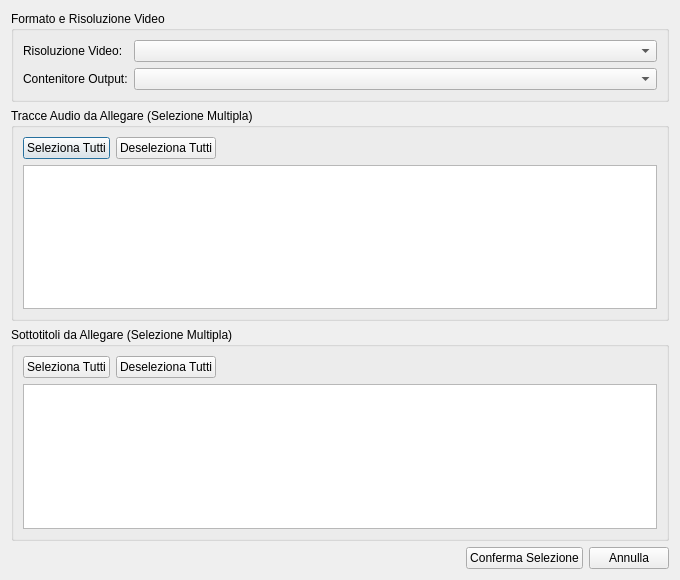
<?xml version="1.0" encoding="UTF-8"?>
<ui version="4.0">
 <class>MediaAnalyzerDialog</class>
 <widget class="QDialog" name="MediaAnalyzerDialog">
  <property name="geometry">
   <rect>
    <x>0</x>
    <y>0</y>
    <width>680</width>
    <height>580</height>
   </rect>
  </property>
  <property name="windowTitle">
   <string>Analisi e Selezione Tracce Media</string>
  </property>
  <layout class="QVBoxLayout" name="verticalLayout">
   <item>
    <widget class="QGroupBox" name="grpVideo">
     <property name="title">
      <string>Formato e Risoluzione Video</string>
     </property>
     <layout class="QFormLayout" name="formLayout">
      <item row="0" column="0">
       <widget class="QLabel" name="lblResolution">
        <property name="text">
         <string>Risoluzione Video:</string>
        </property>
       </widget>
      </item>
      <item row="0" column="1">
       <widget class="QComboBox" name="comboResolution"/>
      </item>
      <item row="1" column="0">
       <widget class="QLabel" name="lblContainer">
        <property name="text">
         <string>Contenitore Output:</string>
        </property>
       </widget>
      </item>
      <item row="1" column="1">
       <widget class="QComboBox" name="comboContainer"/>
      </item>
     </layout>
    </widget>
   </item>
   <item>
    <widget class="QGroupBox" name="grpAudio">
     <property name="title">
      <string>Tracce Audio da Allegare (Selezione Multipla)</string>
     </property>
     <layout class="QVBoxLayout" name="vLayoutAudio">
      <item>
       <layout class="QHBoxLayout" name="hLayoutAudioBtns">
        <item>
         <widget class="QPushButton" name="btnSelectAllAudio">
          <property name="text">
           <string>Seleziona Tutti</string>
          </property>
         </widget>
        </item>
        <item>
         <widget class="QPushButton" name="btnDeselectAllAudio">
          <property name="text">
           <string>Deseleziona Tutti</string>
          </property>
         </widget>
        </item>
        <item>
         <spacer name="audioBtnSpacer">
          <property name="orientation">
           <enum>Qt::Horizontal</enum>
          </property>
          <property name="sizeHint" stdset="0">
           <size>
            <width>40</width>
            <height>20</height>
           </size>
          </property>
         </spacer>
        </item>
       </layout>
      </item>
      <item>
       <widget class="QListWidget" name="listAudioTracks"/>
      </item>
     </layout>
    </widget>
   </item>
   <item>
    <widget class="QGroupBox" name="grpSubs">
     <property name="title">
      <string>Sottotitoli da Allegare (Selezione Multipla)</string>
     </property>
     <layout class="QVBoxLayout" name="vLayoutSubs">
      <item>
       <layout class="QHBoxLayout" name="hLayoutSubBtns">
        <item>
         <widget class="QPushButton" name="btnSelectAllSubs">
          <property name="text">
           <string>Seleziona Tutti</string>
          </property>
         </widget>
        </item>
        <item>
         <widget class="QPushButton" name="btnDeselectAllSubs">
          <property name="text">
           <string>Deseleziona Tutti</string>
          </property>
         </widget>
        </item>
        <item>
         <spacer name="subBtnSpacer">
          <property name="orientation">
           <enum>Qt::Horizontal</enum>
          </property>
          <property name="sizeHint" stdset="0">
           <size>
            <width>40</width>
            <height>20</height>
           </size>
          </property>
         </spacer>
        </item>
       </layout>
      </item>
      <item>
       <widget class="QListWidget" name="listSubtitles"/>
      </item>
     </layout>
    </widget>
   </item>
   <item>
    <layout class="QHBoxLayout" name="hLayoutButtons">
     <item>
      <spacer name="horizontalSpacer">
       <property name="orientation">
        <enum>Qt::Horizontal</enum>
       </property>
       <property name="sizeHint" stdset="0">
        <size>
         <width>40</width>
         <height>20</height>
        </size>
       </property>
      </spacer>
     </item>
     <item>
      <widget class="QPushButton" name="btnConfirm">
       <property name="text">
        <string>Conferma Selezione</string>
       </property>
      </widget>
     </item>
     <item>
      <widget class="QPushButton" name="btnCancel">
       <property name="text">
        <string>Annulla</string>
       </property>
      </widget>
     </item>
    </layout>
   </item>
  </layout>
 </widget>
 <resources/>
 <connections/>
</ui>
